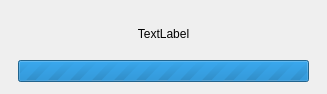
<?xml version="1.0" encoding="UTF-8"?>
<ui version="4.0">
 <class>ImportProgressBar</class>
 <widget class="QDialog" name="ImportProgressBar">
  <property name="geometry">
   <rect>
    <x>0</x>
    <y>0</y>
    <width>327</width>
    <height>94</height>
   </rect>
  </property>
  <property name="windowTitle">
   <string>Loading to Salesforce</string>
  </property>
  <layout class="QGridLayout" name="gridLayout">
   <property name="leftMargin">
    <number>18</number>
   </property>
   <property name="topMargin">
    <number>18</number>
   </property>
   <property name="rightMargin">
    <number>18</number>
   </property>
   <property name="bottomMargin">
    <number>12</number>
   </property>
   <property name="verticalSpacing">
    <number>10</number>
   </property>
   <item row="0" column="0">
    <widget class="QLabel" name="infoLabel">
     <property name="text">
      <string>TextLabel</string>
     </property>
     <property name="alignment">
      <set>Qt::AlignmentFlag::AlignCenter</set>
     </property>
    </widget>
   </item>
   <item row="1" column="0">
    <widget class="QProgressBar" name="progressBar">
     <property name="maximum">
      <number>0</number>
     </property>
     <property name="value">
      <number>-1</number>
     </property>
     <property name="textVisible">
      <bool>false</bool>
     </property>
    </widget>
   </item>
  </layout>
 </widget>
 <resources/>
 <connections/>
</ui>
